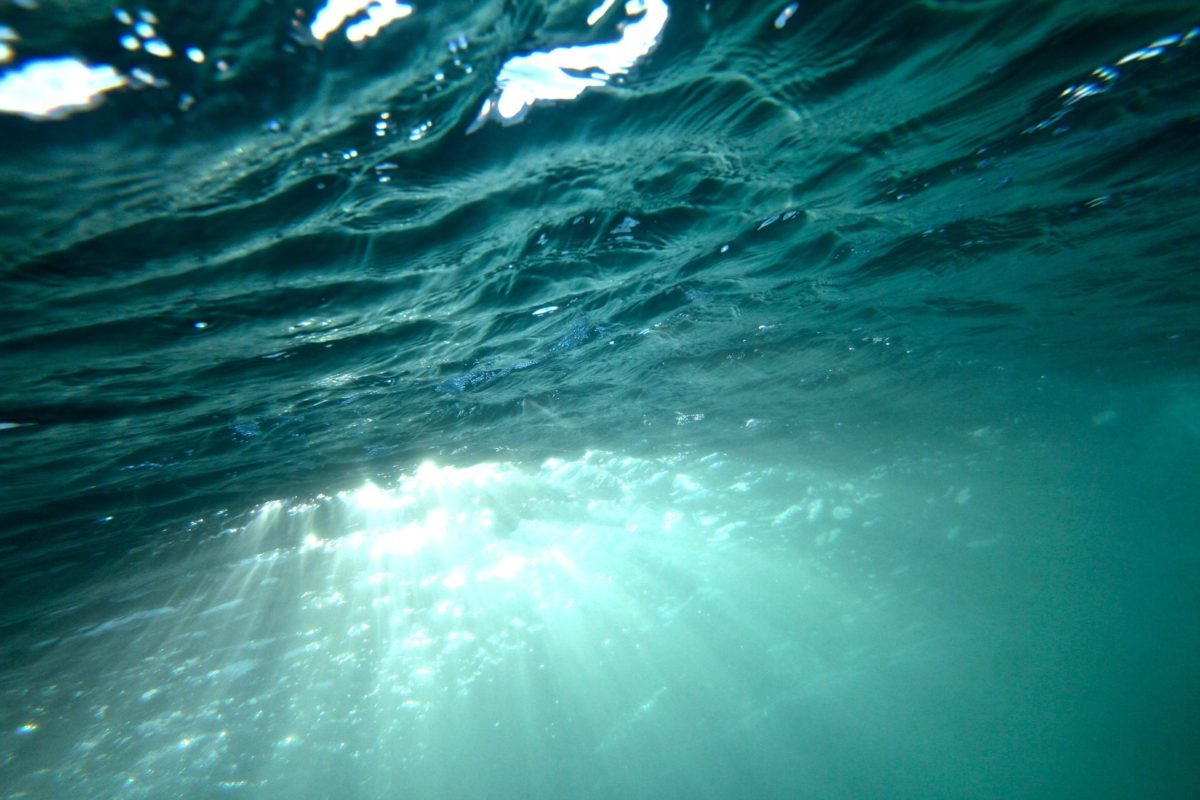
#> input picture hybrid_python/spline/sea.jpg, 1200 x 800 px
$ python blend.py --img1 spline/sea.jpg --img2 spline/apple.jpeg
#> lines starting #> are read from the running program, lines starting #| are printed output that depends on the picture; after the words box and inside, x2 and y2 are one past the last pixel; in counts of white or black regions, pixels touching at a corner belong together
### hybrid_python/main.py
import matplotlib.pyplot as plt
from align_image_code import align_images
import cv2
from scipy import signal
import numpy as np
from skimage import io

##question 2.3
def build_gaussian_filter(filter_size, sigma):
    gaussian = cv2.getGaussianKernel(filter_size, sigma)
    filter = np.outer(gaussian, gaussian.T)
    return filter

def gaussian_stack(image, stack_height, filter_size=5, sigma=10):
    filter = build_gaussian_filter(filter_size, sigma)
    result = [image]
    if len(image.shape) == 3:
        for _ in range(0, stack_height):
            r = signal.convolve2d(result[-1][:,:,0],filter,mode='same')
            g = signal.convolve2d(result[-1][:,:,1],filter,mode='same')
            b = signal.convolve2d(result[-1][:,:,2],filter,mode='same')
            img = np.dstack([r, g, b])
            result.append(img)
    else:
        for _ in range(0, stack_height):
            img = signal.convolve2d(result[-1],filter,mode='same')
            result.append(img)
    return result[1:]

# [27 lines left out: functions laplacian_stack, main, not called in this run]

# [2 lines that do not run on import are left out]

### hybrid_python/blend.py
import matplotlib.pyplot as plt
from align_image_code import align_images
import cv2
from scipy import signal
import numpy as np
import argparse
from skimage import io

from main import build_gaussian_filter, gaussian_stack, laplacian_stack

parser = argparse.ArgumentParser(description='cs194 blend.py args')
parser.add_argument('--img1', required=True, type=str,
                    help='left image')
parser.add_argument('--img2', required=True, type=str,
                    help='right image')
parser.add_argument('--cutoff1', default=12, type=int,
                    help='cutoff frequency for img_high')
parser.add_argument('--cutoff2', default=10, type=int,
                    help='cutoff frequency for img_low')
parser.add_argument('--filter_size', default=5, type=int,
                    help='filter size of gaussian kernel')
parser.add_argument('--pyramid_height', default=5, type=int,
                    help='height of lapacian and gaussian pyramid')
args = parser.parse_args()

#https://stackoverflow.com/questions/39382412/crop-center-portion-of-a-numpy-image
def crop(image, cropx, cropy):
    y, x, z = image.shape
    startx = x//2-(cropx//2)
    starty = y//2-(cropy//2)
    return image[starty:starty+cropy, startx:startx+cropx, :]

def make_mask(mode, image):
    if mode == "normal":
        mask = np.zeros(image.shape)
        for i in range(image.shape[1]//2):
            mask[:, i, :] = 1
    else:
        np.random.seed(42)
        mask = np.random.rand(image.shape[0], image.shape[1], 3)
        mask[mask>0.5] = 1
        mask[mask<0.5] = 0
    return mask

def blend(mask_stack, img1_stack, img2_stack, img1_gau, img2_gau):
    result = []
    assert len(mask_stack) == len(img1_stack)
    assert len(img1_stack) == len(img2_stack)
    for i in range(len(mask_stack)):
        ls = mask_stack[i]*img1_stack[i]+(np.ones(mask_stack[i].shape)-mask_stack[i])*img2_stack[i]
        result.append(ls)
    return sum(result)

def main():
    img1 = plt.imread(args.img1)/255.
    img2 = plt.imread(args.img2)/255
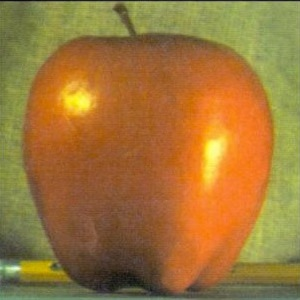
#> input picture hybrid_python/spline/apple.jpeg, 300 x 300 px
    if img1.shape != img2.shape:
        cropy = min(img1.shape[0], img2.shape[0])
#> cropy = 300
        cropx = min(img1.shape[1], img2.shape[1])
#> cropx = 300
        img1 = crop(img1, cropx, cropy)
#> in crop, `return image[starty:starty+cropy, startx:startx+cropx, :]`:
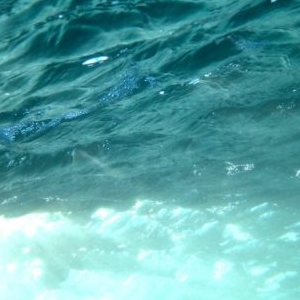
#> returned value: shape (300, 300, 3) float64; mean of channels 0, 1, 2 0.352, 0.646, 0.654; drawn as R, G, B
        img2 = crop(img2, cropx, cropy)
    if args.img1 == "./spline/sea.jpg" or args.img2 == "./spline/sea.jpg":
        mask = make_mask("irregular", img1)
    else:
        mask = make_mask("normal", img1)
#> after the loop in make_mask, `for i in range(image.shape[1]//2):`:
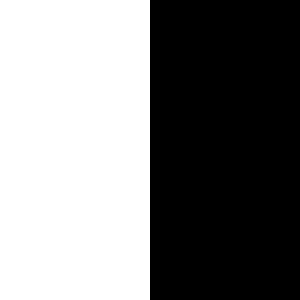
#> mask: shape (300, 300, 3) float64; values 0 (black) and 1 (white), 50% white; 1 white region, box (x1, y1, x2, y2) and area: (0, 0, 150, 300) 45000
    gaussian_mask = gaussian_stack(mask, 6, filter_size=25, sigma=4)
#> the loop in gaussian_stack, `for _ in range(0, stack_height):` made 6 passes
#> pass 1, in gaussian_stack, `r = signal.convolve2d(result[-1][:,:,0],filter,mode='same')`:
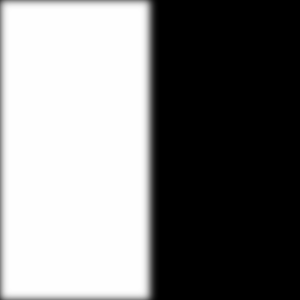
#> r: shape (300, 300) float64; min 0, max 1, mean 0.49
#> pass 2, in gaussian_stack, `r = signal.convolve2d(result[-1][:,:,0],filter,mode='same')`:
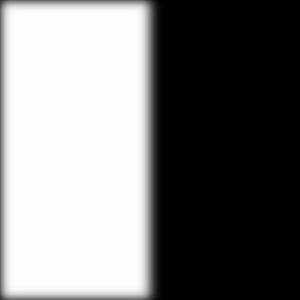
#> r: shape (300, 300) float64; min 0, max 1, mean 0.482
#> after the loop in gaussian_stack, `for _ in range(0, stack_height):`: result = 7 items
#> gaussian_mask = 6 items
    if args.img1 == "./spline/apple.jpeg" or args.img2 == "./spline/apple.jpeg":
        io.imsave("orangeapple_mask.jpg", gaussian_mask[-1])
    elif args.img1 == "./spline/sea.jpg" or args.img2 == "./spline/sea.jpg":
        io.imsave("skysea_mask.jpg", gaussian_mask[-1])
    else:
#> (the run stopped early here; a loop or call above may not have finished)
